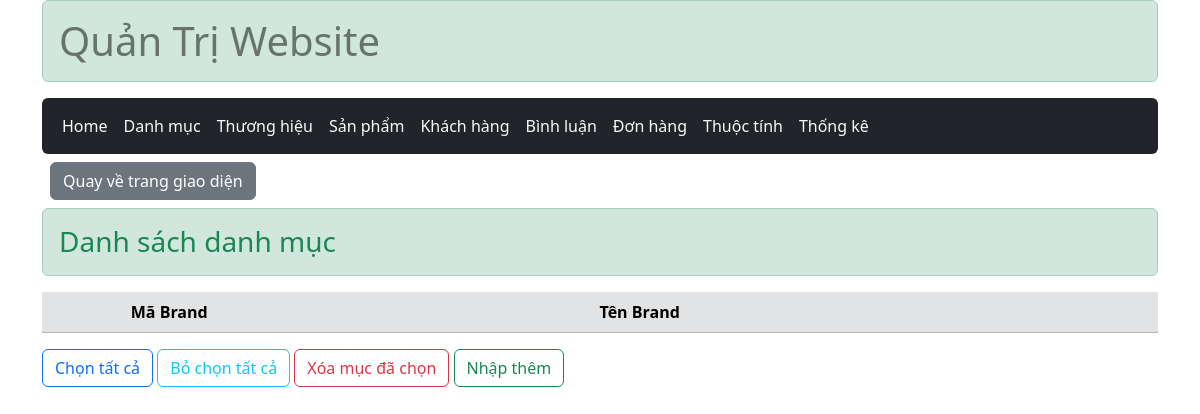
Before: /admin/index.php?act=list_category with the older database file.
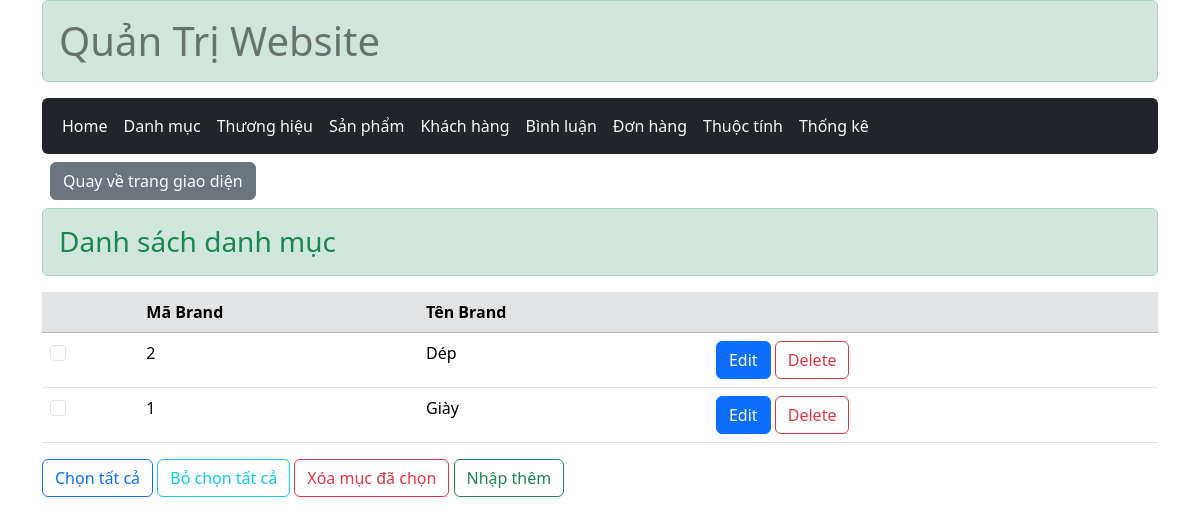
After: the same page with the newer database file.
### tables this page shows
CREATE TABLE `categories` (
  `cate_id` int(11) NOT NULL,
  `cate_name` varchar(50) NOT NULL
);

### model/pdo.php (called while the page is built, shortened)
<?php
    function pdo_get_connection(){
        $servername = "localhost";
        $username = "root";
        $password = "";
        try {
            $conn = new PDO("mysql:host=$servername;dbname=duan1", $username, $password);
            $conn->setAttribute(PDO::ATTR_ERRMODE, PDO::ERRMODE_EXCEPTION);
            return $conn;
        } catch(PDOException $e) {
            echo "Lỗi kết nối : " . $e->getMessage();
        }
    }
    function pdo_query($sql){
        $sql_args = array_slice(func_get_args(),1);
        try{
            $conn = pdo_get_connection();
            $stmt = $conn ->prepare($sql);
            $stmt -> execute($sql_args);
            $rows = $stmt -> fetchAll();
            return $rows;
        }
        catch(PDOException $e){
            throw $e;
        }
        finally{
            unset($conn);
        }
    }
?>

### model/category.php (called while the page is built, shortened)
<?php
    function category_select_all(){
        $sql = "SELECT * FROM categories";
        return pdo_query($sql);
    }
?>

### admin/category/list_cate.php (the view)
<main class="container_">
        <h3 class="alert alert-success text-success"> Danh sách danh mục</h3>
        <table class="table table-hover">
            <thead  class="table-secondary" >
                <tr>
                    <th></th>
                    <th>Mã Brand</th>
                    <th>Tên Brand</th>
                    <th></th>
                </tr>
            </thead>
            <tbody>
                <?php foreach ($list_category as $category) : extract($category); ?>
                <tr>
                    <td><input class="form-check-input" type="checkbox"></td>
                    <td><?= $cate_id ?></td>
                    <td><?= $cate_name?></td>
                    <td>
                        <a href="" class="btn btn-primary fw-medium">Edit</a>
                        <a href="" class="btn btn-outline-danger fw-medium" onclick="return confirm('Xác nhận xóa')">Delete</a>
                    </td>
                </tr>
                <?php endforeach ?>
            </tbody>
        </table>
        <form action="" method="post">
            <div class="form-group">
                <button name="" class="btn btn-outline-primary fw-medium">Chọn tất cả</button>
                <button type="reset"  class="btn btn-outline-info fw-medium">Bỏ chọn tất cả</button>
                <a   class="btn btn-outline-danger fw-medium">Xóa mục đã chọn</a>
                <a href="addbrand.html"  class="btn btn-outline-success fw-medium">Nhập thêm</a>
            </div>
        </form>
</main>

Changed rows visible on the page:
added categories: cate_id "2", cate_name "Dép"
added categories: cate_id "1", cate_name "Giày"
